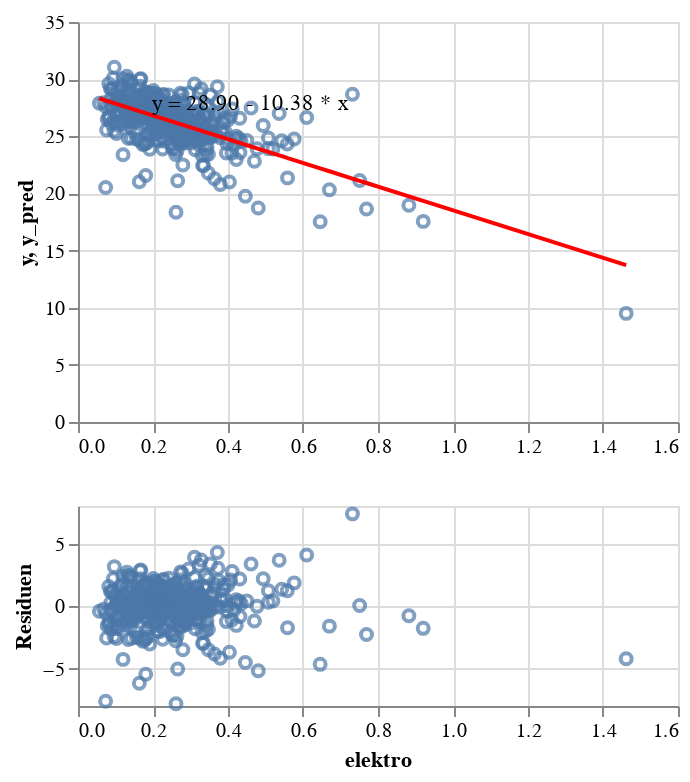

Notebook cell for this chart:
### Code cell
filtered_X = X[X['elektro'] <= 2]
filtered_y = y[filtered_X.index]

plot_regression_and_residuals(filtered_X[['elektro']], filtered_y)

### Figure 1 — Vega-Lite specification as saved in the notebook (floating-point values rounded to 4 significant figures; data arrays with more than 128 entries replaced by an {"elided": "..."} marker saying what was removed)
{"config": {"view": {"continuousWidth": 300, "continuousHeight": 300}}, "vconcat": [{"hconcat": [{"vconcat": [{"layer": [{"mark": {"type": "point"}, "encoding": {"x": {"field": "elektro", "title": null, "type": "quantitative"}, "y": {"field": "y", "title": "y", "type": "quantitative"}}}, {"mark": {"type": "line", "color": "red"}, "encoding": {"x": {"field": "elektro", "title": null, "type": "quantitative"}, "y": {"field": "y_pred", "title": "y_pred", "type": "quantitative"}}}, {"data": {"name": "data-32e3413c0232fb596310e77d712ffbd5"}, "mark": {"type": "text", "align": "left", "baseline": "top"}, "encoding": {"text": {"field": "text", "type": "nominal"}, "x": {"field": "elektro", "type": "quantitative"}, "y": {"field": "y", "type": "quantitative"}}}], "height": 200}, {"mark": {"type": "point"}, "encoding": {"x": {"field": "elektro", "title": "elektro", "type": "quantitative"}, "y": {"field": "residuals", "title": "Residuen", "type": "quantitative"}}, "height": 100}], "resolve": {"scale": {"x": "shared"}}}]}], "data": {"name": "data-6a9397e2a2cd93c493b574c7f411da34"}, "$schema": "https://vega.github.io/schema/vega-lite/v5.20.1.json", "datasets": {"data-6a9397e2a2cd93c493b574c7f411da34": {"elided": "398 records"}, "data-32e3413c0232fb596310e77d712ffbd5": [{"elektro": 0.1974, "y": 28.89, "text": "y = 28.90 - 10.38 * x"}]}}
